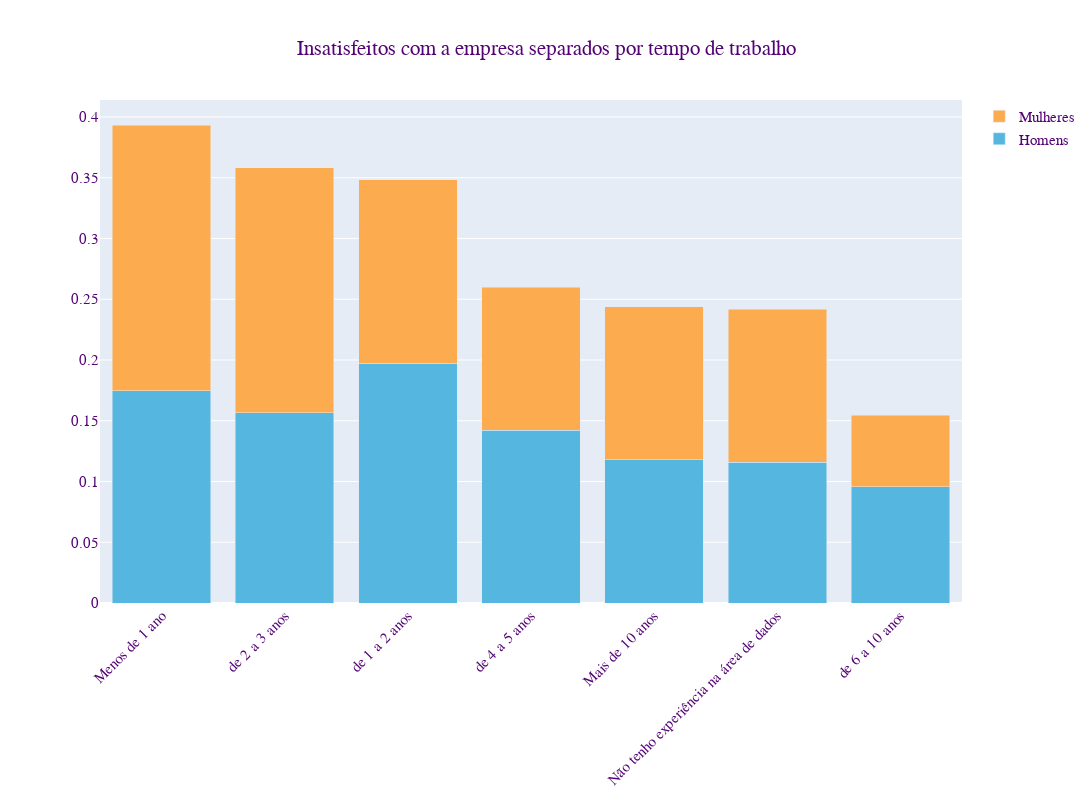

Notebook source saved alongside this figure:
### Markdown cell above
### Insatisfação x tempo de trabalho

Valores proporcionais para cada faixa de tempo de trabalho, calculados utilizando as linhas relativas a participantes insatisfeitos.

### Code cell
# Satisfeitos = 1.0
# Insatisfeitos = 0.0

insat_fem = df_fem.loc[df_fem[
                        'Você está satisfeito na sua empresa atual?'] == 0.0, 
                       ['Quanto tempo de experiência na área de dados você tem?']].value_counts(normalize=True, sort=False)

insat_masc = df_masc.loc[df_masc[
                        'Você está satisfeito na sua empresa atual?'] == 0.0, 
                         ['Quanto tempo de experiência na área de dados você tem?']].value_counts(normalize=True, sort=False)

lista_dados = insat_fem.reset_index()['Quanto tempo de experiência na área de dados você tem?'].unique().tolist()


fig = go.Figure(data=[
    go.Bar(x=lista_dados, y=insat_masc, name='Homens', marker_color=COR_MASC),
    go.Bar(x=lista_dados, y=insat_fem, name='Mulheres', marker_color=COR_FEM)
    
])

title={'text': 'Insatisfeitos com a empresa separados por tempo de trabalho',
       'y':0.95,
       'x':0.5,
       'xanchor': 'center',
       'yanchor': 'top'}

fonte = {'family': FONTE,
        'size': 15,
        'color': COR_FONTE}

fig.update_layout(width=1500, height=800, font=fonte, xaxis_tickangle=-45)
fig.update_layout(barmode='stack', xaxis={'categoryorder':'total descending'}, title=title)
fig.layout.margin.update({'t':100, 'l':100})
fig.show()

### Figure 1 — Plotly figure (JSON) as saved in the notebook; plotly's stock layout.template omitted (floating-point values rounded to 4 significant figures)
{"data": [{"marker": {"color": "rgb(85, 183, 224)"}, "name": "Homens", "type": "bar", "x": ["Mais de 10 anos", "Menos de 1 ano", "Não tenho experiência na área de dados", "de 1 a 2 anos", "de 2 a 3 anos", "de 4 a 5 anos", "de 6 a 10 anos"], "y": [0.1179, 0.1748, 0.1159, 0.1972, 0.1565, 0.1423, 0.09553]}, {"marker": {"color": "rgb(252, 171, 78)"}, "name": "Mulheres", "type": "bar", "x": ["Mais de 10 anos", "Menos de 1 ano", "Não tenho experiência na área de dados", "de 1 a 2 anos", "de 2 a 3 anos", "de 4 a 5 anos", "de 6 a 10 anos"], "y": [0.1261, 0.2185, 0.1261, 0.1513, 0.2017, 0.1176, 0.05882]}], "layout": {"barmode": "stack", "font": {"color": "rgb(84, 3, 117)", "family": "Arial", "size": 15}, "height": 800, "margin": {"l": 100, "t": 100}, "title": {"text": "Insatisfeitos com a empresa separados por tempo de trabalho", "x": 0.5, "xanchor": "center", "y": 0.95, "yanchor": "top"}, "width": 1500, "xaxis": {"categoryorder": "total descending", "tickangle": -45}}}
